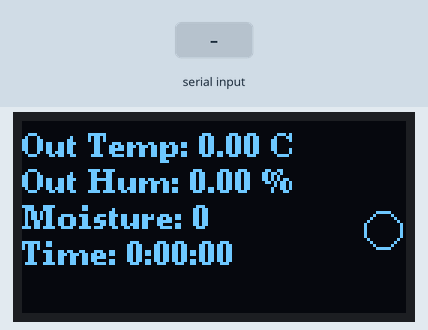
Recording of a sketch running on a simulated Arduino Uno, built with avr-gcc and run on an emulated ATmega328P. Shown: 128×64 one-colour display. Inputs (shaded band) come from the test bench. What the sketch prints to the serial monitor is not drawn.

Above: at 5.7 s.
5.8 s: "90;45;200;10;150;30\n" received over the second serial link
At 7.2 s:
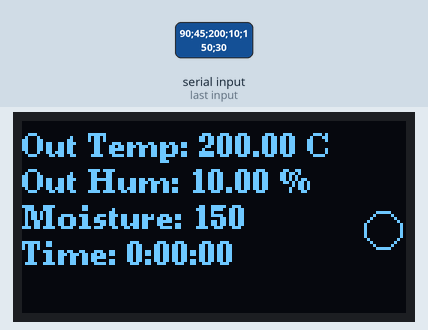
8.1 s: "30;150\n" received over the second serial link
At 11.6 s:
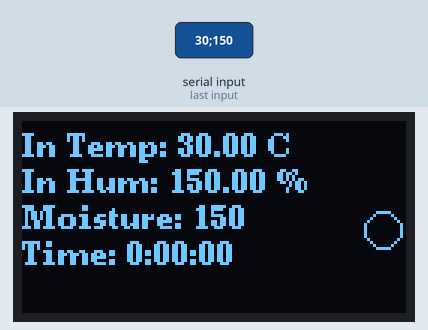
12.8 s: "30;150;10;200\n" received over the second serial link
At 15.9 s:
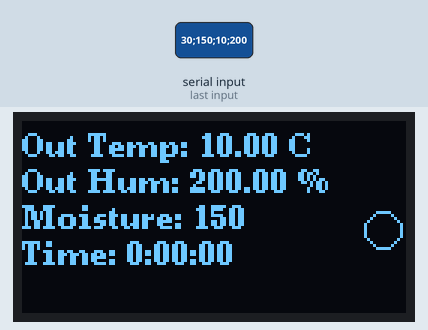
Timing chart, 0 to 16.8 s (numbered marks = the images above; inputs shaded):
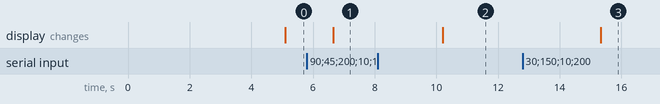

The sketch:

arduino2.ino
```cpp
#include <Wire.h>
#include <U8g2lib.h>
#include <SoftwareSerial.h>
#include <avr/pgmspace.h>

// Initialize software serial
SoftwareSerial mySerial(8, 9); // RX, TX

// Initialize U8g2 library in page buffer mode with a larger font
U8G2_SSD1306_128X64_NONAME_F_SW_I2C u8g2(U8G2_R0, /* clock=*/ SCL, /* data=*/ SDA, /* reset=*/ U8X8_PIN_NONE);

float tempC_inside = 0.0;
float humi_inside = 0.0;
float tempC_outside = 0.0;
float humi_outside = 0.0;
int moisture = 0;
int cycles_per_day = 0;

unsigned long lastCycleChangeTime = 0;
unsigned long elapsedTime = 0;
unsigned long lastSwitchTime = 0;
const unsigned long switchInterval = 5000;
bool showInside = true;

void setup() {
  Serial.begin(9600);
  mySerial.begin(9600); // Initialize software serial

  // Initialize U8g2 library
  if (!u8g2.begin()) {
    Serial.println(F("Failed to initialize OLED"));
  } else {
    Serial.println(F("OLED initialized"));
  }
  u8g2.setFont(u8g2_font_ncenB08_tr); // Choose a larger font

  Serial.println(F("Setup complete"));
}

void loop() {
  static char received_message[64];
  static int message_index = 0;

  // Print a loop entry message every 5 seconds for debugging
  if (millis() - lastSwitchTime >= 5000) {
    Serial.println(F("Entering loop"));
    lastSwitchTime = millis();
  }

  // Check for data from SoftwareSerial
  while (mySerial.available() > 0) {
    char c = mySerial.read();
    Serial.print(F("Received character: "));
    Serial.println(c); // Print each character as it is received

    // Only handle valid message characters
    if (c != '\r' && c != '\n') {
      received_message[message_index++] = c;
    }

    // Check for end of message
    if (c == '\n' || message_index >= sizeof(received_message) - 1) {
      received_message[message_index] = '\0'; // Null-terminate the string
      Serial.print(F("Full message received: "));
      Serial.println(received_message); // Debugging line
      parseMessage(received_message);
      message_index = 0; // Reset for the next message
    }
  }

  // Update display periodically
  if (millis() - lastSwitchTime >= switchInterval) {
    showInside = !showInside;
    updateDisplay();
  }
}

void parseMessage(char* message) {
  Serial.print(F("Parsing message: "));
  Serial.println(message);

  char *token = strtok(message, ";");
  int index = 0;
  int new_cycles_per_day = cycles_per_day;

  // Parse each token and assign to the respective variables
  while (token != NULL && index < 6) {
    Serial.print(F("Token "));
    Serial.print(index);
    Serial.print(F(": "));
    Serial.println(token);

    switch (index) {
      case 0: tempC_inside = atof(token); break;
      case 1: humi_inside = atof(token); break;
      case 2: tempC_outside = atof(token); break;
      case 3: humi_outside = atof(token); break;
      case 4: moisture = atoi(token); break;
      case 5: new_cycles_per_day = atoi(token); break;
    }
    token = strtok(NULL, ";");
    index++;
  }

  if (index == 6) {
    Serial.print(F("Temperature Inside: "));
    Serial.println(tempC_inside);
    Serial.print(F("Humidity Inside: "));
    Serial.println(humi_inside);
    Serial.print(F("Temperature Outside: "));
    Serial.println(tempC_outside);
    Serial.print(F("Humidity Outside: "));
    Serial.println(humi_outside);
    Serial.print(F("Soil Moisture: "));
    Serial.println(moisture);
    Serial.print(F("Cycles Per Day: "));
    Serial.println(new_cycles_per_day);

    // Update timer if cycles_per_day changes
    if (new_cycles_per_day != cycles_per_day) {
      cycles_per_day = new_cycles_per_day;
      lastCycleChangeTime = millis();
    }

    elapsedTime = millis() - lastCycleChangeTime;

    updateDisplay();
  } else {
    Serial.println(F("Error: Incomplete data received"));
  }
}

void updateDisplay() {
  Serial.println(F("Updating display...")); // Debugging line

  u8g2.clearBuffer(); // Clear the internal buffer

  if (showInside) {
    u8g2.setCursor(0, 12); // Adjust cursor position for larger font
    u8g2.print(F("In Temp: "));
    u8g2.print(tempC_inside);
    u8g2.print(F(" C"));

    u8g2.setCursor(0, 24); // Adjust cursor position for larger font
    u8g2.print(F("In Hum: "));
    u8g2.print(humi_inside);
    u8g2.print(F(" %"));
  } else {
    u8g2.setCursor(0, 12); // Adjust cursor position for larger font
    u8g2.print(F("Out Temp: "));
    u8g2.print(tempC_outside);
    u8g2.print(F(" C"));

    u8g2.setCursor(0, 24); // Adjust cursor position for larger font
    u8g2.print(F("Out Hum: "));
    u8g2.print(humi_outside);
    u8g2.print(F(" %"));
  }

  u8g2.setCursor(0, 36); // Adjust cursor position for larger font
  u8g2.print(F("Moisture: "));
  u8g2.print(moisture);

  // Convert elapsed time to hours, minutes, and seconds
  unsigned long seconds = elapsedTime / 1000;
  unsigned int minutes = seconds / 60;
  unsigned int hours = minutes / 60;
  minutes = minutes % 60;
  seconds = seconds % 60;

  u8g2.setCursor(0, 48); // Adjust cursor position for elapsed time
  u8g2.print(F("Time: "));
  u8g2.print(hours);
  u8g2.print(F(":"));
  if (minutes < 10) u8g2.print(F("0")); // Add leading zero if needed
  u8g2.print(minutes);
  u8g2.print(F(":"));
  if (seconds < 10) u8g2.print(F("0")); // Add leading zero if needed
  u8g2.print(seconds);

  if (cycles_per_day == 1) {
    u8g2.drawDisc(120, 36, 6, U8G2_DRAW_ALL); // Increased radius
  } else {
    u8g2.drawCircle(120, 36, 6, U8G2_DRAW_ALL); // Increased radius
  }

  u8g2.sendBuffer(); // Send buffer to display

  Serial.println(F("Display updated")); // Debugging line
}
```

Measured:
- after the input at 5.8 s, the display: changes after 0.86 s (image 1)
- after the input at 8.1 s, the display: changes after 2.1 s (image 2)
- after the input at 12.8 s, the display: changes after 2.5 s (image 3)
